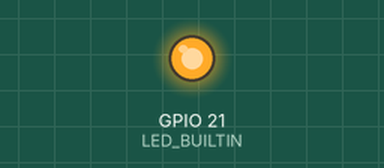
Simulated run of this sketch. Board: Seeed XIAO ESP32-S3. Parts: output pins drawn as LEDs (lit = HIGH). WiFi joins after 1.5 s; servers stay silent unless stated; not simulated (calls return 0 or success): secrets.h; what the sketch prints to the serial monitor is not drawn.

Above: at 5.2 s.
At 10.8 s:
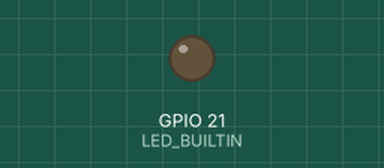
Timing chart, 0 to 11.1 s (numbered marks = the images above):
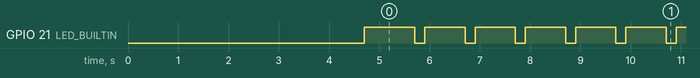

The sketch:

1.8_Vogelhaus_FinalVer._8_ESP32C6_19.07.26_IP10.20.1.ino
```cpp
#include <WiFi.h>
#include <HTTPClient.h>
#include <Update.h>
#include "secrets.h" // Lädt die WLAN-Daten aus der separaten Datei

// --- GITHUB UPDATE URL ---
// Ersetzen Sie "frkuh" und "Vogelhaus-Lichtsteuerung" mit Ihren echten Daten
const char* firmwareUrl = "https://github.com/frkuh/Vogelhaus-Lichtsteuerung/releases/download/V_0.0.1/firmware.bin";

// Test-Intervall: Alle 30 Sekunden prüfen (Später für 5 Min ändern in: 5 * 60 * 1000)
const unsigned long updateInterval = 30000;
unsigned long lastCheckTime = 0;

const String currentVersion = "V_0.0.1";
#define LED_BUILTIN 21 // Pin für das Seeed XIAO ESP32-S3

void setup() {
  Serial.begin(115200);
  delay(3000); // Kurz warten, bis der serielle Monitor bereit ist

  pinMode(LED_BUILTIN, OUTPUT);

  Serial.println("\n--- ESP32-S3 OTA System gestartet ---");
  Serial.print("Aktuelle Version: ");
  Serial.println(currentVersion);

  // WLAN Verbindung herstellen
  WiFi.begin(WIFI_SSID, WIFI_PASSWORD);
  Serial.print("Verbinde mit WLAN");

  int attempts = 0;
  while (WiFi.status() != WL_CONNECTED) {
    delay(500);
    Serial.print(".");
    attempts++;
    if (attempts > 40) {
      Serial.println("\nWLAN fehlgeschlagen. Neustart...");
      ESP.restart();
    }
  }

  Serial.println("\nWLAN verbunden!");
}

void loop() {
  // Kleine Blink-Animation, damit man sieht, dass der Loop läuft
  digitalWrite(LED_BUILTIN, LOW);   // LED An (Active-Low beim XIAO)
  delay(200);
  digitalWrite(LED_BUILTIN, HIGH);  // LED Aus
  delay(800);

  unsigned long currentMillis = millis();

  // Prüfen, ob das Intervall abgelaufen ist
  if (currentMillis - lastCheckTime >= updateInterval || lastCheckTime == 0) {
    lastCheckTime = currentMillis;

    if (WiFi.status() == WL_CONNECTED) {
      checkForUpdate();
    } else {
      Serial.println("WLAN getrennt! Reconnect...");
      WiFi.begin(WIFI_SSID, WIFI_PASSWORD);
    }
  }
}

void checkForUpdate() {
  Serial.println("\n[OTA] Prüfe auf Updates von GitHub...");

  HTTPClient http;
  http.begin(firmwareUrl);
  http.setTimeout(10000);

  int httpCode = http.GET();

  if (httpCode == HTTP_CODE_OK) {
    int contentLength = http.getSize();
    Serial.printf("[OTA] Update gefunden! Größe: %d Bytes\n", contentLength);

    if (contentLength > 0) {
      bool canBegin = Update.begin(contentLength);

      if (canBegin) {
        Serial.println("[OTA] Starte Firmware-Update...");

        WiFiClient* client = http.getStreamPtr();
        size_t written = Update.writeStream(*client);

        if (written == contentLength) {
          Serial.printf("[OTA] Erfolgreich geschrieben: %u Bytes\n", written);
        } else {
          Serial.printf("[OTA] Fehler: Nur %u von %u Bytes geschrieben.\n", written, contentLength);
        }

        if (Update.end()) {
          Serial.println("[OTA] Update erfolgreich abgeschlossen!");
          if (Update.isFinished()) {
            Serial.println("[OTA] Starte ESP32 neu...");
            ESP.restart();
          }
        } else {
          Serial.printf("[OTA] Update-Fehler Code: %d\n", Update.getError());
        }
      } else {
        Serial.println("[OTA] Nicht genügend Speicherplatz.");
      }
    }
  } else {
    Serial.printf("[OTA] Kein Update / HTTP Fehler: %d\n", httpCode);
  }

  http.end();
}
```

Measured:
- by itself, GPIO 21 (LED_BUILTIN): moves between LOW and HIGH, repeating every 5.0 s
- by itself, everything shown: repeats every 5.0 s, in 10 steps
